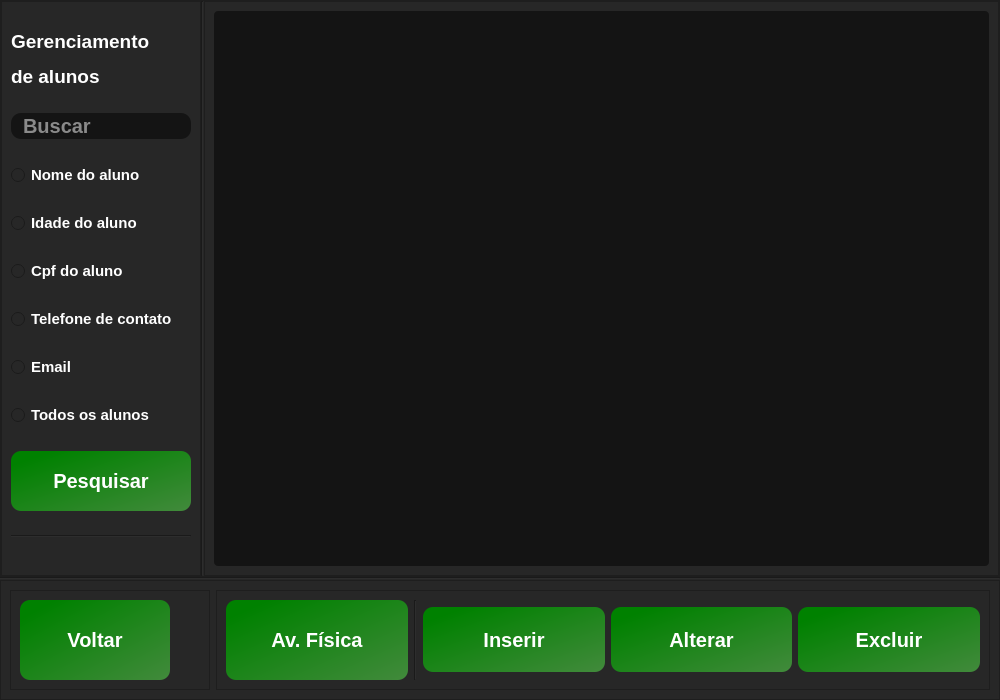
<?xml version="1.0" encoding="UTF-8"?>
<ui version="4.0">
 <class>MainWindow</class>
 <widget class="QMainWindow" name="MainWindow">
  <property name="geometry">
   <rect>
    <x>0</x>
    <y>0</y>
    <width>1000</width>
    <height>700</height>
   </rect>
  </property>
  <property name="minimumSize">
   <size>
    <width>1000</width>
    <height>700</height>
   </size>
  </property>
  <property name="maximumSize">
   <size>
    <width>1000</width>
    <height>700</height>
   </size>
  </property>
  <property name="windowTitle">
   <string>Gerenciador de alunos</string>
  </property>
  <property name="windowIcon">
   <iconset>
    <normaloff>../../Icons/aluno_icon-removebg-preview.png</normaloff>../../Icons/aluno_icon-removebg-preview.png</iconset>
  </property>
  <widget class="QWidget" name="centralwidget">
   <layout class="QVBoxLayout" name="verticalLayout">
    <property name="spacing">
     <number>0</number>
    </property>
    <property name="leftMargin">
     <number>0</number>
    </property>
    <property name="topMargin">
     <number>0</number>
    </property>
    <property name="rightMargin">
     <number>0</number>
    </property>
    <property name="bottomMargin">
     <number>0</number>
    </property>
    <item>
     <widget class="QFrame" name="frame_2">
      <property name="styleSheet">
       <string notr="true">background-color: rgb(39, 39, 39);</string>
      </property>
      <property name="frameShape">
       <enum>QFrame::StyledPanel</enum>
      </property>
      <property name="frameShadow">
       <enum>QFrame::Raised</enum>
      </property>
      <layout class="QHBoxLayout" name="horizontalLayout">
       <property name="spacing">
        <number>0</number>
       </property>
       <property name="leftMargin">
        <number>0</number>
       </property>
       <property name="topMargin">
        <number>0</number>
       </property>
       <property name="rightMargin">
        <number>0</number>
       </property>
       <property name="bottomMargin">
        <number>0</number>
       </property>
       <item>
        <widget class="QFrame" name="frame_3">
         <property name="maximumSize">
          <size>
           <width>200</width>
           <height>16777215</height>
          </size>
         </property>
         <property name="styleSheet">
          <string notr="true">background-color: rgb(39, 39, 39);</string>
         </property>
         <property name="frameShape">
          <enum>QFrame::StyledPanel</enum>
         </property>
         <property name="frameShadow">
          <enum>QFrame::Raised</enum>
         </property>
         <layout class="QVBoxLayout" name="verticalLayout_3">
          <item>
           <widget class="QLabel" name="label">
            <property name="maximumSize">
             <size>
              <width>16777215</width>
              <height>60</height>
             </size>
            </property>
            <property name="font">
             <font>
              <pointsize>-1</pointsize>
              <weight>75</weight>
              <bold>true</bold>
             </font>
            </property>
            <property name="styleSheet">
             <string notr="true">font-size:25px;
font-weight: bold;
color: #fff;</string>
            </property>
            <property name="text">
             <string>&lt;html&gt;&lt;head/&gt;&lt;body&gt;&lt;p&gt;&lt;span style=&quot; font-size:14pt;&quot;&gt;Gerenciamento &lt;/span&gt;&lt;/p&gt;&lt;p&gt;&lt;span style=&quot; font-size:14pt;&quot;&gt;de alunos&lt;/span&gt;&lt;/p&gt;&lt;/body&gt;&lt;/html&gt;</string>
            </property>
           </widget>
          </item>
          <item>
           <widget class="QLineEdit" name="input_buscar">
            <property name="styleSheet">
             <string notr="true">QLineEdit{
background-color: rgb(20, 20, 20);
border-radius:10px;
font-size: 20px;
font-weight:bold;
color: rgb(255, 255, 255);
padding-left: 10px;

}
</string>
            </property>
            <property name="placeholderText">
             <string>Buscar</string>
            </property>
           </widget>
          </item>
          <item>
           <widget class="QRadioButton" name="radioButtonNomeAluno">
            <property name="font">
             <font>
              <pointsize>-1</pointsize>
              <weight>75</weight>
              <bold>true</bold>
             </font>
            </property>
            <property name="toolTip">
             <string>&lt;html&gt;&lt;head/&gt;&lt;body&gt;&lt;p&gt;Pesquisa pelo nome do aluno.&lt;/p&gt;&lt;/body&gt;&lt;/html&gt;</string>
            </property>
            <property name="styleSheet">
             <string notr="true">QRadioButton{
color:#fff;
font-size:15px;
font-weight: bold;

}</string>
            </property>
            <property name="text">
             <string>Nome do aluno</string>
            </property>
           </widget>
          </item>
          <item>
           <widget class="QRadioButton" name="radioButtonIdadeAluno">
            <property name="font">
             <font>
              <pointsize>-1</pointsize>
              <weight>75</weight>
              <bold>true</bold>
             </font>
            </property>
            <property name="toolTip">
             <string>&lt;html&gt;&lt;head/&gt;&lt;body&gt;&lt;p&gt;Pesquisar por idade do aluno.&lt;/p&gt;&lt;/body&gt;&lt;/html&gt;</string>
            </property>
            <property name="styleSheet">
             <string notr="true">QRadioButton{
color:#fff;
font-size:15px;
font-weight: bold;

}</string>
            </property>
            <property name="text">
             <string>Idade do aluno</string>
            </property>
           </widget>
          </item>
          <item>
           <widget class="QRadioButton" name="radioButtonCpfAluno">
            <property name="font">
             <font>
              <pointsize>-1</pointsize>
              <weight>75</weight>
              <bold>true</bold>
             </font>
            </property>
            <property name="toolTip">
             <string>&lt;html&gt;&lt;head/&gt;&lt;body&gt;&lt;p&gt;Pesquisar por cpf do aluno.&lt;/p&gt;&lt;/body&gt;&lt;/html&gt;</string>
            </property>
            <property name="styleSheet">
             <string notr="true">QRadioButton{
color:#fff;
font-size:15px;
font-weight: bold;

}</string>
            </property>
            <property name="text">
             <string>Cpf do aluno</string>
            </property>
           </widget>
          </item>
          <item>
           <widget class="QRadioButton" name="radioButtonTelefoneAluno">
            <property name="font">
             <font>
              <pointsize>-1</pointsize>
              <weight>75</weight>
              <bold>true</bold>
             </font>
            </property>
            <property name="toolTip">
             <string>&lt;html&gt;&lt;head/&gt;&lt;body&gt;&lt;p&gt;Pesquisar por telefone do aluno.&lt;/p&gt;&lt;/body&gt;&lt;/html&gt;</string>
            </property>
            <property name="styleSheet">
             <string notr="true">QRadioButton{
color:#fff;
font-size:15px;
font-weight: bold;

}</string>
            </property>
            <property name="text">
             <string>Telefone de contato</string>
            </property>
           </widget>
          </item>
          <item>
           <widget class="QRadioButton" name="radioButtonEmailAluno">
            <property name="font">
             <font>
              <pointsize>-1</pointsize>
              <weight>75</weight>
              <bold>true</bold>
             </font>
            </property>
            <property name="toolTip">
             <string>&lt;html&gt;&lt;head/&gt;&lt;body&gt;&lt;p&gt;Pesuisar por email dos alunos.&lt;/p&gt;&lt;/body&gt;&lt;/html&gt;</string>
            </property>
            <property name="styleSheet">
             <string notr="true">QRadioButton{
color:#fff;
font-size:15px;
font-weight: bold;

}</string>
            </property>
            <property name="text">
             <string>Email</string>
            </property>
           </widget>
          </item>
          <item>
           <widget class="QRadioButton" name="radioButtonTodosAlunos">
            <property name="font">
             <font>
              <pointsize>-1</pointsize>
              <weight>75</weight>
              <bold>true</bold>
             </font>
            </property>
            <property name="toolTip">
             <string>&lt;html&gt;&lt;head/&gt;&lt;body&gt;&lt;p&gt;Pesquisa todos os alunos existentes.&lt;/p&gt;&lt;/body&gt;&lt;/html&gt;</string>
            </property>
            <property name="styleSheet">
             <string notr="true">QRadioButton{
color:#fff;
font-size:15px;
font-weight: bold;

}</string>
            </property>
            <property name="text">
             <string>Todos os alunos</string>
            </property>
           </widget>
          </item>
          <item>
           <widget class="QPushButton" name="btn_pesquisar">
            <property name="minimumSize">
             <size>
              <width>50</width>
              <height>60</height>
             </size>
            </property>
            <property name="font">
             <font>
              <pointsize>-1</pointsize>
              <weight>75</weight>
              <bold>true</bold>
             </font>
            </property>
            <property name="toolTip">
             <string>&lt;html&gt;&lt;head/&gt;&lt;body&gt;&lt;p&gt;&lt;span style=&quot; font-size:11pt; font-weight:600;&quot;&gt;Botão pesquisar. A pesquisa é feita de acordo com o tipo de pesquisa selecionado acima.&lt;/span&gt;&lt;/p&gt;&lt;/body&gt;&lt;/html&gt;</string>
            </property>
            <property name="whatsThis">
             <string/>
            </property>
            <property name="styleSheet">
             <string notr="true">
QPushButton{
background-color: qlineargradient(spread:pad, x1:0, y1:0.017, x2:1, y2:1, stop:0.113636 rgba(0, 129, 0, 255), stop:1 rgba(66, 138, 60, 255));
border-radius:10px;
  text-align: center;
   color: #ffffff;
font-size:20px;
font-weight:bold;

}

QPushButton:hover{
background-color: rgb(36, 199, 31);


}

QPushButton:pressed{
  background-color: #3e8e41;

}</string>
            </property>
            <property name="text">
             <string>Pesquisar</string>
            </property>
            <property name="icon">
             <iconset>
              <normaloff>../../Icons/searchicon-removebg-preview-removebg-preview.png</normaloff>../../Icons/searchicon-removebg-preview-removebg-preview.png</iconset>
            </property>
            <property name="iconSize">
             <size>
              <width>36</width>
              <height>35</height>
             </size>
            </property>
           </widget>
          </item>
          <item>
           <widget class="Line" name="line_3">
            <property name="orientation">
             <enum>Qt::Horizontal</enum>
            </property>
           </widget>
          </item>
         </layout>
        </widget>
       </item>
       <item>
        <widget class="Line" name="line_2">
         <property name="styleSheet">
          <string notr="true">background-color: rgb(39, 39, 39);</string>
         </property>
         <property name="orientation">
          <enum>Qt::Vertical</enum>
         </property>
        </widget>
       </item>
       <item>
        <widget class="QFrame" name="frame_4">
         <property name="styleSheet">
          <string notr="true">background-color: rgb(39, 39, 39);</string>
         </property>
         <property name="frameShape">
          <enum>QFrame::StyledPanel</enum>
         </property>
         <property name="frameShadow">
          <enum>QFrame::Raised</enum>
         </property>
         <layout class="QVBoxLayout" name="verticalLayout_4">
          <item>
           <widget class="QTableWidget" name="tabelaAlunos">
            <property name="font">
             <font>
              <pointsize>-1</pointsize>
              <weight>75</weight>
              <bold>true</bold>
             </font>
            </property>
            <property name="styleSheet">
             <string notr="true">QTableWidget{
background-color: rgb(20, 20, 20);
border-radius:4px;
font-size:16px;

font-weight:bold;
color: rgb(255, 255, 255);

}

QHeaderView::section {
    background-color: rgb(255, 255, 255);
    border: none;
    height: 32px;
}

QTableView::item:selected{
	
	background-color: qlineargradient(spread:pad, x1:0, y1:0.017, x2:1, y2:1, stop:0.448864 rgba(52, 111, 25, 255), stop:1 rgba(43, 84, 36, 255));
}</string>
            </property>
            <property name="editTriggers">
             <set>QAbstractItemView::NoEditTriggers</set>
            </property>
            <property name="selectionMode">
             <enum>QAbstractItemView::ExtendedSelection</enum>
            </property>
            <property name="selectionBehavior">
             <enum>QAbstractItemView::SelectRows</enum>
            </property>
            <attribute name="horizontalHeaderMinimumSectionSize">
             <number>110</number>
            </attribute>
            <attribute name="horizontalHeaderDefaultSectionSize">
             <number>110</number>
            </attribute>
           </widget>
          </item>
         </layout>
        </widget>
       </item>
      </layout>
     </widget>
    </item>
    <item>
     <widget class="Line" name="line">
      <property name="styleSheet">
       <string notr="true">background-color: rgb(39, 39, 39);</string>
      </property>
      <property name="orientation">
       <enum>Qt::Horizontal</enum>
      </property>
     </widget>
    </item>
    <item>
     <widget class="QFrame" name="frame">
      <property name="maximumSize">
       <size>
        <width>9898989</width>
        <height>120</height>
       </size>
      </property>
      <property name="styleSheet">
       <string notr="true">background-color: rgb(39, 39, 39);</string>
      </property>
      <property name="frameShape">
       <enum>QFrame::StyledPanel</enum>
      </property>
      <property name="frameShadow">
       <enum>QFrame::Raised</enum>
      </property>
      <layout class="QHBoxLayout" name="horizontalLayout_2">
       <item>
        <widget class="QFrame" name="frame_5">
         <property name="maximumSize">
          <size>
           <width>200</width>
           <height>16777215</height>
          </size>
         </property>
         <property name="styleSheet">
          <string notr="true">background-color: rgb(39, 39, 39);</string>
         </property>
         <property name="frameShape">
          <enum>QFrame::StyledPanel</enum>
         </property>
         <property name="frameShadow">
          <enum>QFrame::Raised</enum>
         </property>
         <layout class="QVBoxLayout" name="verticalLayout_2">
          <item>
           <widget class="QPushButton" name="btn_fechar">
            <property name="minimumSize">
             <size>
              <width>150</width>
              <height>80</height>
             </size>
            </property>
            <property name="maximumSize">
             <size>
              <width>150</width>
              <height>16777215</height>
             </size>
            </property>
            <property name="font">
             <font>
              <pointsize>-1</pointsize>
              <weight>75</weight>
              <bold>true</bold>
             </font>
            </property>
            <property name="toolTip">
             <string>&lt;html&gt;&lt;head/&gt;&lt;body&gt;&lt;p&gt;&lt;span style=&quot; font-size:11pt; font-weight:600;&quot;&gt;Botão voltar. Volta ao modulo inicial.&lt;/span&gt;&lt;/p&gt;&lt;/body&gt;&lt;/html&gt;</string>
            </property>
            <property name="styleSheet">
             <string notr="true">
QPushButton{
background-color: qlineargradient(spread:pad, x1:0, y1:0.017, x2:1, y2:1, stop:0.113636 rgba(0, 129, 0, 255), stop:1 rgba(66, 138, 60, 255));
border-radius:10px;
  text-align: center;
   color: #ffffff;
font-size:20px;
font-weight:bold;

}

QPushButton:hover{
background-color: rgb(36, 199, 31);


}

QPushButton:pressed{
  background-color: #3e8e41;

}</string>
            </property>
            <property name="text">
             <string>Voltar</string>
            </property>
            <property name="icon">
             <iconset>
              <normaloff>../../Icons/Setapratras-removebg-preview.png</normaloff>../../Icons/Setapratras-removebg-preview.png</iconset>
            </property>
            <property name="iconSize">
             <size>
              <width>30</width>
              <height>30</height>
             </size>
            </property>
           </widget>
          </item>
         </layout>
        </widget>
       </item>
       <item>
        <widget class="QFrame" name="frame_6">
         <property name="styleSheet">
          <string notr="true">background-color: rgb(39, 39, 39);</string>
         </property>
         <property name="frameShape">
          <enum>QFrame::StyledPanel</enum>
         </property>
         <property name="frameShadow">
          <enum>QFrame::Raised</enum>
         </property>
         <layout class="QHBoxLayout" name="horizontalLayout_3">
          <item>
           <widget class="QPushButton" name="btn_telaAvFisica">
            <property name="minimumSize">
             <size>
              <width>180</width>
              <height>80</height>
             </size>
            </property>
            <property name="maximumSize">
             <size>
              <width>190</width>
              <height>16777215</height>
             </size>
            </property>
            <property name="font">
             <font>
              <pointsize>-1</pointsize>
              <weight>75</weight>
              <bold>true</bold>
             </font>
            </property>
            <property name="toolTip">
             <string>&lt;html&gt;&lt;head/&gt;&lt;body&gt;&lt;p&gt;&lt;span style=&quot; font-size:11pt; font-weight:600;&quot;&gt;Botão avalialção física. Abre uma nova janela contendo as avaliações físicas de todos os alunos cadastrados.&lt;/span&gt;&lt;/p&gt;&lt;/body&gt;&lt;/html&gt;</string>
            </property>
            <property name="styleSheet">
             <string notr="true">
QPushButton{
background-color: qlineargradient(spread:pad, x1:0, y1:0.017, x2:1, y2:1, stop:0.113636 rgba(0, 129, 0, 255), stop:1 rgba(66, 138, 60, 255));
border-radius:10px;
  text-align: center;
   color: #ffffff;
font-size:20px;
font-weight:bold;

}

QPushButton:hover{
background-color: rgb(36, 199, 31);


}

QPushButton:pressed{
  background-color: #3e8e41;

}</string>
            </property>
            <property name="text">
             <string>Av. Física</string>
            </property>
            <property name="icon">
             <iconset>
              <normaloff>../../Icons/relat.png</normaloff>../../Icons/relat.png</iconset>
            </property>
            <property name="iconSize">
             <size>
              <width>100</width>
              <height>40</height>
             </size>
            </property>
           </widget>
          </item>
          <item>
           <widget class="Line" name="line_4">
            <property name="orientation">
             <enum>Qt::Vertical</enum>
            </property>
           </widget>
          </item>
          <item>
           <widget class="QPushButton" name="btn_abreJanelaInserir">
            <property name="minimumSize">
             <size>
              <width>180</width>
              <height>65</height>
             </size>
            </property>
            <property name="maximumSize">
             <size>
              <width>210</width>
              <height>16777215</height>
             </size>
            </property>
            <property name="font">
             <font>
              <pointsize>-1</pointsize>
              <weight>75</weight>
              <bold>true</bold>
             </font>
            </property>
            <property name="toolTip">
             <string>&lt;html&gt;&lt;head/&gt;&lt;body&gt;&lt;p&gt;&lt;span style=&quot; font-size:11pt; font-weight:600;&quot;&gt;Botão inserir. Abre uma nova janela para inserção de registros.&lt;/span&gt;&lt;/p&gt;&lt;/body&gt;&lt;/html&gt;</string>
            </property>
            <property name="styleSheet">
             <string notr="true">
QPushButton{
background-color: qlineargradient(spread:pad, x1:0, y1:0.017, x2:1, y2:1, stop:0.113636 rgba(0, 129, 0, 255), stop:1 rgba(66, 138, 60, 255));
border-radius:10px;
  text-align: center;
   color: #ffffff;
font-size:20px;
font-weight:bold;

}

QPushButton:hover{
	background-color: rgb(56, 82, 255);

}

QPushButton:pressed{
  background-color: #3e8e41;

}</string>
            </property>
            <property name="text">
             <string>Inserir</string>
            </property>
            <property name="icon">
             <iconset>
              <normaloff>../../Icons/InserirIcon-removebg-preview-removebg-preview.png</normaloff>../../Icons/InserirIcon-removebg-preview-removebg-preview.png</iconset>
            </property>
            <property name="iconSize">
             <size>
              <width>80</width>
              <height>35</height>
             </size>
            </property>
           </widget>
          </item>
          <item>
           <widget class="QPushButton" name="btn_abreJanelaAtualizar">
            <property name="minimumSize">
             <size>
              <width>180</width>
              <height>65</height>
             </size>
            </property>
            <property name="maximumSize">
             <size>
              <width>210</width>
              <height>16777215</height>
             </size>
            </property>
            <property name="font">
             <font>
              <pointsize>-1</pointsize>
              <weight>75</weight>
              <bold>true</bold>
             </font>
            </property>
            <property name="toolTip">
             <string>&lt;html&gt;&lt;head/&gt;&lt;body&gt;&lt;p&gt;&lt;span style=&quot; font-size:11pt; font-weight:600;&quot;&gt;Botão alterar. Abre uma nova janela para alteração de registros.&lt;/span&gt;&lt;/p&gt;&lt;/body&gt;&lt;/html&gt;</string>
            </property>
            <property name="styleSheet">
             <string notr="true">
QPushButton{
background-color: qlineargradient(spread:pad, x1:0, y1:0.017, x2:1, y2:1, stop:0.113636 rgba(0, 129, 0, 255), stop:1 rgba(66, 138, 60, 255));
border-radius:10px;
  text-align: center;
   color: #ffffff;
font-size:20px;
font-weight:bold;

}

QPushButton:hover{
background-color: orange;

}

QPushButton:pressed{
  background-color: #3e8e41;

}</string>
            </property>
            <property name="text">
             <string>Alterar</string>
            </property>
            <property name="icon">
             <iconset>
              <normaloff>../../Icons/updateicon-removebg-preview-removebg-preview.png</normaloff>../../Icons/updateicon-removebg-preview-removebg-preview.png</iconset>
            </property>
            <property name="iconSize">
             <size>
              <width>80</width>
              <height>35</height>
             </size>
            </property>
           </widget>
          </item>
          <item>
           <widget class="QPushButton" name="btn_excluirRegistro">
            <property name="minimumSize">
             <size>
              <width>180</width>
              <height>65</height>
             </size>
            </property>
            <property name="maximumSize">
             <size>
              <width>210</width>
              <height>16777215</height>
             </size>
            </property>
            <property name="font">
             <font>
              <pointsize>-1</pointsize>
              <weight>75</weight>
              <bold>true</bold>
             </font>
            </property>
            <property name="toolTip">
             <string>&lt;html&gt;&lt;head/&gt;&lt;body&gt;&lt;p&gt;&lt;span style=&quot; font-size:11pt; font-weight:600;&quot;&gt;Botão excluir. Selecione um registro que deseja excluir na tabela acima, clicando nele. Após isso clique neste botão para a exclusão.&lt;/span&gt;&lt;/p&gt;&lt;/body&gt;&lt;/html&gt;</string>
            </property>
            <property name="styleSheet">
             <string notr="true">
QPushButton{
background-color: qlineargradient(spread:pad, x1:0, y1:0.017, x2:1, y2:1, stop:0.113636 rgba(0, 129, 0, 255), stop:1 rgba(66, 138, 60, 255));
border-radius:10px;
  text-align: center;
   color: #ffffff;
font-size:20px;
font-weight:bold;

}

QPushButton:hover{
	background-color: rgb(194, 17, 17);

}

QPushButton:pressed{
  background-color: #3e8e41;

}</string>
            </property>
            <property name="text">
             <string>Excluir</string>
            </property>
            <property name="icon">
             <iconset>
              <normaloff>../../Icons/deleteicon-removebg-preview-removebg-preview.png</normaloff>../../Icons/deleteicon-removebg-preview-removebg-preview.png</iconset>
            </property>
            <property name="iconSize">
             <size>
              <width>80</width>
              <height>35</height>
             </size>
            </property>
           </widget>
          </item>
         </layout>
        </widget>
       </item>
      </layout>
     </widget>
    </item>
   </layout>
  </widget>
 </widget>
 <resources/>
 <connections/>
</ui>
